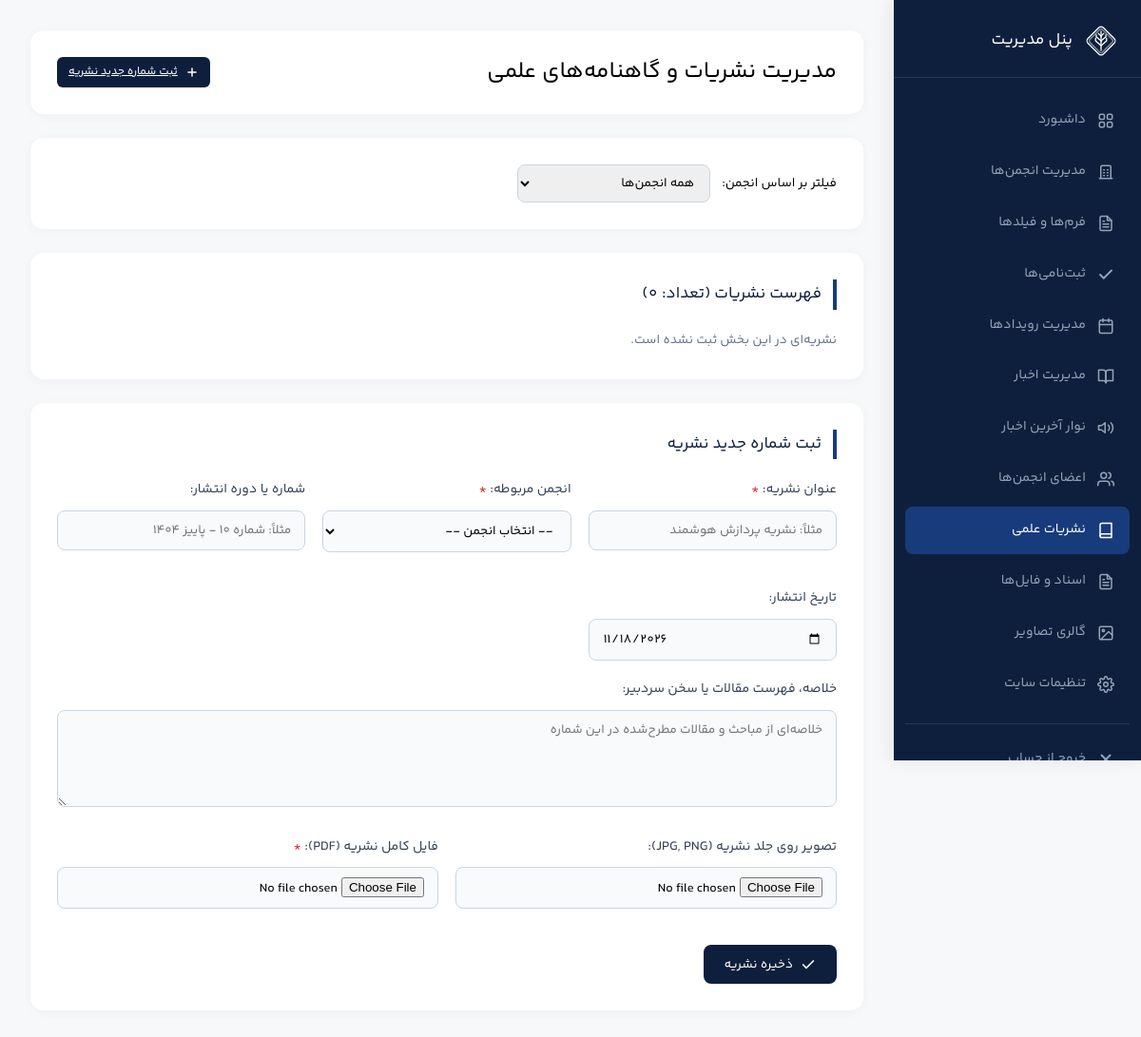
The page /admin/publications.php (signed in) on the database as committed earlier.
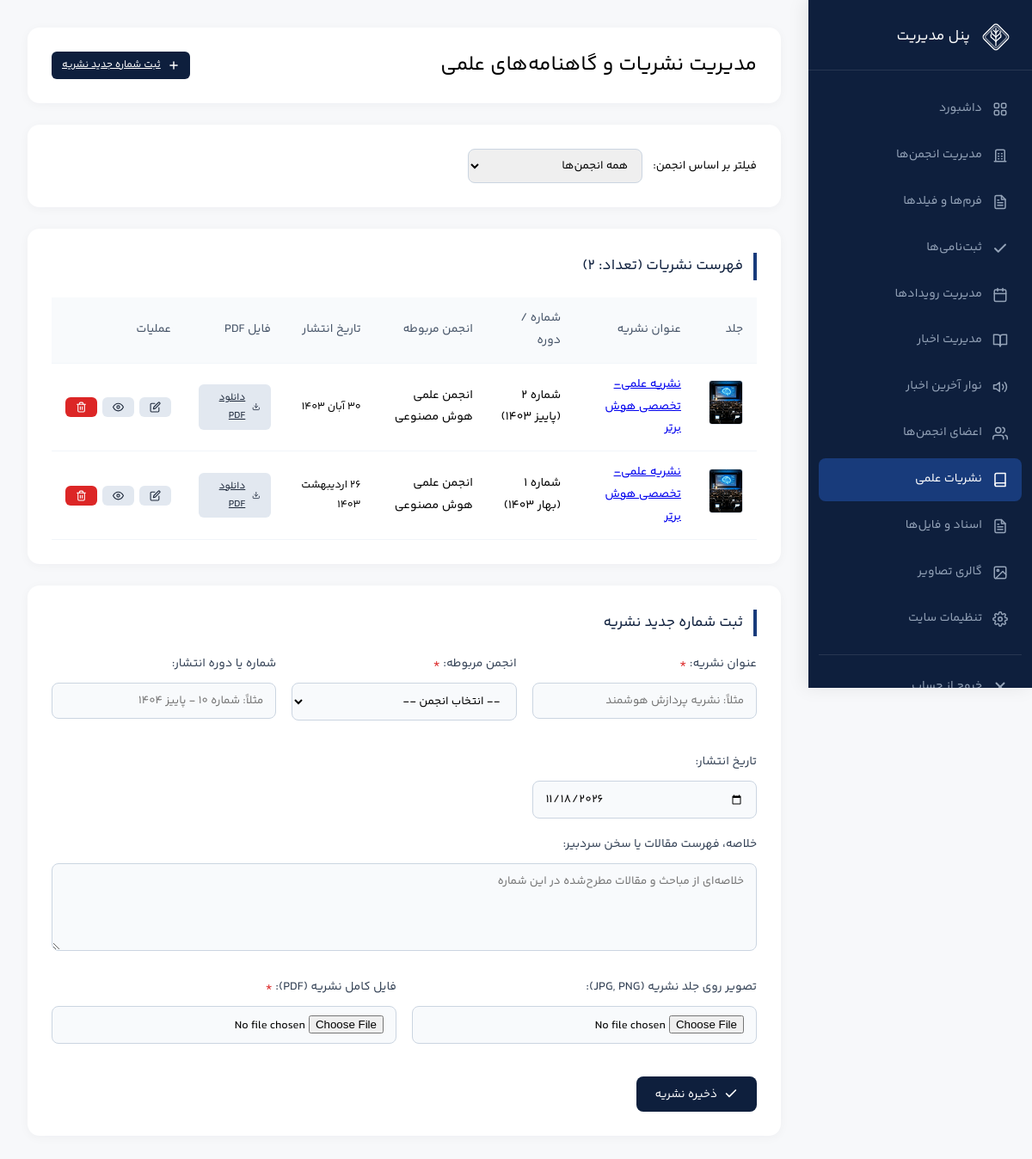
The same page on the database as committed later.
### tables this page shows
CREATE TABLE IF NOT EXISTS `publications` (
  `id` int(11) NOT NULL AUTO_INCREMENT PRIMARY KEY,
  `association_id` int(11) NOT NULL,
  `title` varchar(255) NOT NULL,
  `issue_no` varchar(50) DEFAULT NULL,
  `summary` text DEFAULT NULL,
  `cover_image` varchar(255) DEFAULT NULL,
  `file` varchar(255) NOT NULL,
  `published_at` date DEFAULT NULL,
  `created_at` datetime DEFAULT CURRENT_TIMESTAMP,
  KEY `idx_pub_assoc` (`association_id`, `published_at`)
) DEFAULT CHARSET=utf8mb4;

CREATE TABLE IF NOT EXISTS `associations` (
  `id` int(11) NOT NULL AUTO_INCREMENT PRIMARY KEY,
  `name` varchar(255) NOT NULL,
  `description` text,
  `goals` text,
  `icon` varchar(255) DEFAULT NULL,
  `icon_key` varchar(50) DEFAULT 'general',
  `cover_image` varchar(255) DEFAULT NULL,
  `email` varchar(255) DEFAULT NULL,
  `phone` varchar(50) DEFAULT NULL,
  `telegram` varchar(100) DEFAULT NULL,
  `instagram` varchar(100) DEFAULT NULL,
  `linkedin` varchar(100) DEFAULT NULL,
  `website` varchar(255) DEFAULT NULL,
  `address` text,
  `membership_open` tinyint(1) DEFAULT 1
) DEFAULT CHARSET=utf8mb4;

### admin/publications.php (the view, shortened to what the changed rows need)
<?php
require_once __DIR__ . '/../includes/db.php';
require_once __DIR__ . '/../includes/functions.php';
$assocFilter = (int)($_GET['assoc'] ?? 0);
$where = ["1=1"];
$params = [];
$sql = "SELECT p.*, a.name AS assoc_name
        FROM publications p
        LEFT JOIN associations a ON p.association_id = a.id
        WHERE " . implode(' AND ', $where) . "
        ORDER BY p.published_at DESC, p.id DESC";
$stmt = $pdo->prepare($sql);
$stmt->execute($params);
$pubsList = $stmt->fetchAll();
include 'inc/header.php';
?>
<div class="admin-header">
    <h2>مدیریت نشریات و گاهنامه‌های علمی</h2>
</div>
<div class="admin-card">
    <h3>فهرست نشریات (تعداد: <?= count($pubsList) ?>)</h3>
    <?php if ($pubsList): ?>
        <div style="overflow-x:auto;">
            <table>
                <thead>
                    <tr>
                        <th>جلد</th>
                        <th>عنوان نشریه</th>
                        <th>شماره / دوره</th>
                        <th>انجمن مربوطه</th>
                        <th>تاریخ انتشار</th>
                        <th>فایل PDF</th>
                        <th>عملیات</th>
                    </tr>
                </thead>
                <tbody>
                    <?php foreach ($pubsList as $pub):
                        $cover = !empty($pub['cover_image']) ? getNewsImageUrl($pub['cover_image']) : '../assets/images/default-cover.jpg';
                    ?>
                        <tr>
                            <td style="width:50px;">
                                <img src="../<?= e($cover) ?>" alt="" style="width:40px; height:52px; object-fit:cover; border-radius:4px; border:1px solid #e2e8f0;">
                            </td>
                            <td>
                                <strong><a href="../publication.php?id=<?= (int)$pub['id'] ?>" target="_blank"><?= e($pub['title']) ?></a></strong>
                            </td>
                            <td><?= e($pub['issue_no'] ?: '---') ?></td>
                            <td><?= e($pub['assoc_name']) ?></td>
                            <td style="font-size:12.5px;"><?= !empty($pub['published_at']) ? formatDate($pub['published_at']) : '---' ?></td>
                            <td>
                                <?php if (!empty($pub['file'])): ?>
                                    <a href="../uploads/publications/<?= e($pub['file']) ?>" target="_blank" class="btn btn-sm btn-secondary" style="font-size:11.5px;">
                                        <?= svgIcon('download', '', 12) ?> دانلود PDF
                                    </a>
                                <?php else: ?>
                                    <span style="color:#94a3b8;">بدون فایل</span>
                                <?php endif; ?>
                            </td>
                            <td>
                                <div class="actions-cell">
                                    <a href="publications.php?assoc=<?= $assocFilter ?>&edit=<?= (int)$pub['id'] ?>#editor" class="btn btn-sm btn-secondary" title="ویرایش">
                                        <?= svgIcon('edit', '', 13) ?>
                                    </a>
                                    <a href="../publication.php?id=<?= (int)$pub['id'] ?>" target="_blank" class="btn btn-sm btn-secondary" title="مشاهده">
                                        <?= svgIcon('eye', '', 13) ?>
                                    </a>
                                    <a href="publications.php?assoc=<?= $assocFilter ?>&delete=<?= (int)$pub['id'] ?>" class="btn btn-sm btn-danger" onclick="return confirm('آیا از حذف این نشریه مطمئن هستید؟');" title="حذف">
                                        <?= svgIcon('trash', '', 13) ?>
                                    </a>
                                </div>
                            </td>
                        </tr>
                    <?php endforeach; ?>
                </tbody>
            </table>
        </div>
    <?php else: ?>
        <p style="color:#64748b; font-size:13.5px;">نشریه‌ای در این بخش ثبت نشده است.</p>
    <?php endif; ?>
</div>
<?php include 'inc/footer.php'; ?>

### includes/functions.php (shortened to what the changed rows need)
<?php
function e($s) { return htmlspecialchars((string)$s, ENT_QUOTES, 'UTF-8'); }
function gregorian_to_jalali($gy, $gm, $gd) {
    $g_d_m = [0,31,59,90,120,151,181,212,243,273,304,334];
    $gy2 = ($gm > 2) ? ($gy + 1) : $gy;
    $days = 355666 + (365 * $gy) + ((int)(($gy2 + 3) / 4)) - ((int)(($gy2 + 99) / 100)) + ((int)(($gy2 + 399) / 400)) + $gd + $g_d_m[$gm - 1];
    $jy = -1595 + (33 * ((int)($days / 12053)));
    $days %= 12053;
    $jy += 4 * ((int)($days / 1461));
    $days %= 1461;
    if ($days < 186) { $jm = 1 + (int)($days / 31); $jd = 1 + ($days % 31); }
    else { $jm = 7 + (int)(($days - 186) / 30); $jd = 1 + (($days - 186) % 30); }
    return [$jy, $jm, $jd];
}
function formatDate($date) {
    $t = strtotime($date);
    list($jy, $jm, $jd) = gregorian_to_jalali((int)date('Y', $t), (int)date('n', $t), (int)date('j', $t));
    $months = ['','فروردین','اردیبهشت','خرداد','تیر','مرداد','شهریور','مهر','آبان','آذر','دی','بهمن','اسفند'];
    $persian = ["$jd", $months[$jm], "$jy"];
    return strtr(implode(' ', $persian), ['0'=>'۰','1'=>'۱','2'=>'۲','3'=>'۳','4'=>'۴','5'=>'۵','6'=>'۶','7'=>'۷','8'=>'۸','9'=>'۹']);
}
function svgIcon($name, $class = '', $size = null) {
    $szAttr = $size ? 'width="' . (int)$size . '" height="' . (int)$size . '"' : '';
    $cls = $class ? ' class="svg-icon ' . e($class) . '"' : ' class="svg-icon"';
    switch ($name) {
        case 'calendar':
            return '<svg ' . $cls . ' ' . $szAttr . ' viewBox="0 0 24 24" fill="none" stroke="currentColor" stroke-width="2" stroke-linecap="round" stroke-linejoin="round"><rect x="3" y="4" width="18" height="18" rx="2" ry="2"/><line x1="16" y1="2" x2="16" y2="6"/><line x1="8" y1="2" x2="8" y2="6"/><line x1="3" y1="10" x2="21" y2="10"/></svg>';
        case 'megaphone':
            return '<svg ' . $cls . ' ' . $szAttr . ' viewBox="0 0 24 24" fill="none" stroke="currentColor" stroke-width="2" stroke-linecap="round" stroke-linejoin="round"><path d="M11 5L6 9H2v6h4l5 4V5z"/><path d="M19.07 4.93a10 10 0 0 1 0 14.14M15.54 8.46a5 5 0 0 1 0 7.07"/></svg>';
        case 'building':
        case 'association':
            return '<svg ' . $cls . ' ' . $szAttr . ' viewBox="0 0 24 24" fill="none" stroke="currentColor" stroke-width="2" stroke-linecap="round" stroke-linejoin="round"><path d="M3 21h18M5 21V5a2 2 0 0 1 2-2h10a2 2 0 0 1 2 2v16M9 9h1M9 13h1M9 17h1M14 9h1M14 13h1M14 17h1"/></svg>';
        case 'check':
            return '<svg ' . $cls . ' ' . $szAttr . ' viewBox="0 0 24 24" fill="none" stroke="currentColor" stroke-width="2.5" stroke-linecap="round" stroke-linejoin="round"><polyline points="20 6 9 17 4 12"/></svg>';
        case 'close':
            return '<svg ' . $cls . ' ' . $szAttr . ' viewBox="0 0 24 24" fill="none" stroke="currentColor" stroke-width="2.5" stroke-linecap="round" stroke-linejoin="round"><line x1="18" y1="6" x2="6" y2="18"/><line x1="6" y1="6" x2="18" y2="18"/></svg>';
        case 'grid':
        case 'portal':
            return '<svg ' . $cls . ' ' . $szAttr . ' viewBox="0 0 24 24" fill="none" stroke="currentColor" stroke-width="2" stroke-linecap="round" stroke-linejoin="round"><rect x="3" y="3" width="7" height="7" rx="2"/><rect x="14" y="3" width="7" height="7" rx="2"/><rect x="14" y="14" width="7" height="7" rx="2"/><rect x="3" y="14" width="7" height="7" rx="2"/></svg>';
        case 'book':
        case 'humanity':
            return '<svg ' . $cls . ' ' . $szAttr . ' viewBox="0 0 24 24" fill="none" stroke="currentColor" stroke-width="2" stroke-linecap="round" stroke-linejoin="round"><path d="M4 19.5A2.5 2.5 0 0 1 6.5 17H20"/><path d="M6.5 2H20v20H6.5A2.5 2.5 0 0 1 4 19.5v-15A2.5 2.5 0 0 1 6.5 2z"/></svg>';
        case 'gear':
        case 'industrial':
            return '<svg ' . $cls . ' ' . $szAttr . ' viewBox="0 0 24 24" fill="none" stroke="currentColor" stroke-width="2" stroke-linecap="round" stroke-linejoin="round"><circle cx="12" cy="12" r="3"/><path d="M19.4 15a1.65 1.65 0 0 0 .33 1.82l.06.06a2 2 0 0 1 0 2.83 2 2 0 0 1-2.83 0l-.06-.06a1.65 1.65 0 0 0-1.82-.33 1.65 1.65 0 0 0-1 1.51V21a2 2 0 0 1-2 2 2 2 0 0 1-2-2v-.09A1.65 1.65 0 0 0 9 19.4a1.65 1.65 0 0 0-1.82.33l-.06.06a2 2 0 0 1-2.83 0 2 2 0 0 1 0-2.83l.06-.06a1.65 1.65 0 0 0 .33-1.82 1.65 1.65 0 0 0-1.51-1H3a2 2 0 0 1-2-2 2 2 0 0 1 2-2h.09A1.65 1.65 0 0 0 4.6 9a1.65 1.65 0 0 0-.33-1.82l-.06-.06a2 2 0 0 1 0-2.83 2 2 0 0 1 2.83 0l.06.06a1.65 1.65 0 0 0 1.82.33H9a1.65 1.65 0 0 0 1-1.51V3a2 2 0 0 1 2-2 2 2 0 0 1 2 2v.09a1.65 1.65 0 0 0 1 1.51 1.65 1.65 0 0 0 1.82-.33l.06-.06a2 2 0 0 1 2.83 0 2 2 0 0 1 0 2.83l-.06.06a1.65 1.65 0 0 0-.33 1.82V9a1.65 1.65 0 0 0 1.51 1H21a2 2 0 0 1 2 2 2 2 0 0 1-2 2h-.09a1.65 1.65 0 0 0-1.51 1z"/></svg>';
        case 'users':
            return '<svg ' . $cls . ' ' . $szAttr . ' viewBox="0 0 24 24" fill="none" stroke="currentColor" stroke-width="2" stroke-linecap="round" stroke-linejoin="round"><path d="M17 21v-2a4 4 0 0 0-4-4H5a4 4 0 0 0-4 4v2"/><circle cx="9" cy="7" r="4"/><path d="M23 21v-2a4 4 0 0 0-3-3.87"/><path d="M16 3.13a4 4 0 0 1 0 7.75"/></svg>';
        case 'file-text':
        case 'document':
            return '<svg ' . $cls . ' ' . $szAttr . ' viewBox="0 0 24 24" fill="none" stroke="currentColor" stroke-width="2" stroke-linecap="round" stroke-linejoin="round"><path d="M14 2H6a2 2 0 0 0-2 2v16a2 2 0 0 0 2 2h12a2 2 0 0 0 2-2V8z"/><polyline points="14 2 14 8 20 8"/><line x1="16" y1="13" x2="8" y2="13"/><line x1="16" y1="17" x2="8" y2="17"/><line x1="10" y1="9" x2="8" y2="9"/></svg>';
        case 'download':
            return '<svg ' . $cls . ' ' . $szAttr . ' viewBox="0 0 24 24" fill="none" stroke="currentColor" stroke-width="2" stroke-linecap="round" stroke-linejoin="round"><path d="M21 15v4a2 2 0 0 1-2 2H5a2 2 0 0 1-2-2v-4"/><polyline points="7 10 12 15 17 10"/><line x1="12" y1="15" x2="12" y2="3"/></svg>';
        case 'plus':
            return '<svg ' . $cls . ' ' . $szAttr . ' viewBox="0 0 24 24" fill="none" stroke="currentColor" stroke-width="2.5" stroke-linecap="round" stroke-linejoin="round"><line x1="12" y1="5" x2="12" y2="19"/><line x1="5" y1="12" x2="19" y2="12"/></svg>';
        case 'edit':
            return '<svg ' . $cls . ' ' . $szAttr . ' viewBox="0 0 24 24" fill="none" stroke="currentColor" stroke-width="2" stroke-linecap="round" stroke-linejoin="round"><path d="M11 4H4a2 2 0 0 0-2 2v14a2 2 0 0 0 2 2h14a2 2 0 0 0 2-2v-7"/><path d="M18.5 2.5a2.121 2.121 0 0 1 3 3L12 15l-4 1 1-4 9.5-9.5z"/></svg>';
        case 'trash':
            return '<svg ' . $cls . ' ' . $szAttr . ' viewBox="0 0 24 24" fill="none" stroke="currentColor" stroke-width="2" stroke-linecap="round" stroke-linejoin="round"><polyline points="3 6 5 6 21 6"/><path d="M19 6v14a2 2 0 0 1-2 2H7a2 2 0 0 1-2-2V6m3 0V4a2 2 0 0 1 2-2h4a2 2 0 0 1 2 2v2"/><line x1="10" y1="11" x2="10" y2="17"/><line x1="14" y1="11" x2="14" y2="17"/></svg>';
        case 'eye':
            return '<svg ' . $cls . ' ' . $szAttr . ' viewBox="0 0 24 24" fill="none" stroke="currentColor" stroke-width="2" stroke-linecap="round" stroke-linejoin="round"><path d="M1 12s4-8 11-8 11 8 11 8-4 8-11 8-11-8-11-8z"/><circle cx="12" cy="12" r="3"/></svg>';
        case 'image':
            return '<svg ' . $cls . ' ' . $szAttr . ' viewBox="0 0 24 24" fill="none" stroke="currentColor" stroke-width="2" stroke-linecap="round" stroke-linejoin="round"><rect x="3" y="3" width="18" height="18" rx="2" ry="2"/><circle cx="8.5" cy="8.5" r="1.5"/><polyline points="21 15 16 10 5 21"/></svg>';
        case 'book-open':
            return '<svg ' . $cls . ' ' . $szAttr . ' viewBox="0 0 24 24" fill="none" stroke="currentColor" stroke-width="2" stroke-linecap="round" stroke-linejoin="round"><path d="M2 3h6a4 4 0 0 1 4 4v14a3 3 0 0 0-3-3H2z"/><path d="M22 3h-6a4 4 0 0 0-4 4v14a3 3 0 0 1 3-3h7z"/></svg>';
    }
}
function getNewsImageUrl($img) {
    return 'assets/images/news-placeholder1.jpg';
}
?>

Rows that differ between the two databases and show on the page:
added publications: title "نشریه علمی-تخصصی هوش برتر", issue_no "شماره ۲ (پاییز ۱۴۰۳)", association.name "انجمن علمی هوش مصنوعی", published_at "۳۰ آبان ۱۴۰۳"
added publications: title "نشریه علمی-تخصصی هوش برتر", issue_no "شماره ۱ (بهار ۱۴۰۳)", association.name "انجمن علمی هوش مصنوعی", published_at "۲۶ اردیبهشت ۱۴۰۳"
Other text that changed with them:
count($pubsList): "0" → "2"
text no longer shown: "نشریه‌ای در این بخش ثبت نشده است."
text now shown: "جلد عنوان نشریه شماره / دوره انجمن مربوطه تاریخ انتشار فایل PDF عملیات"
